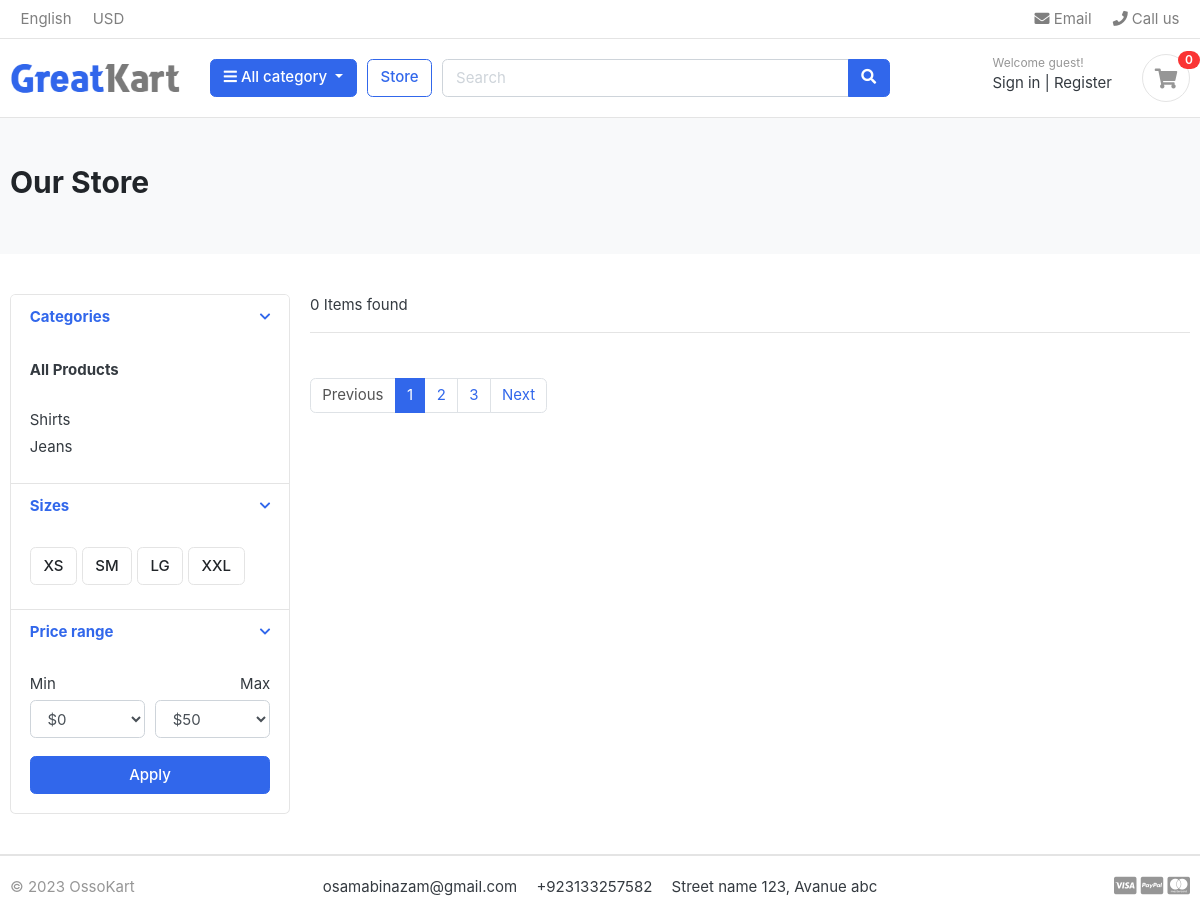
The app's page /store/, older data.
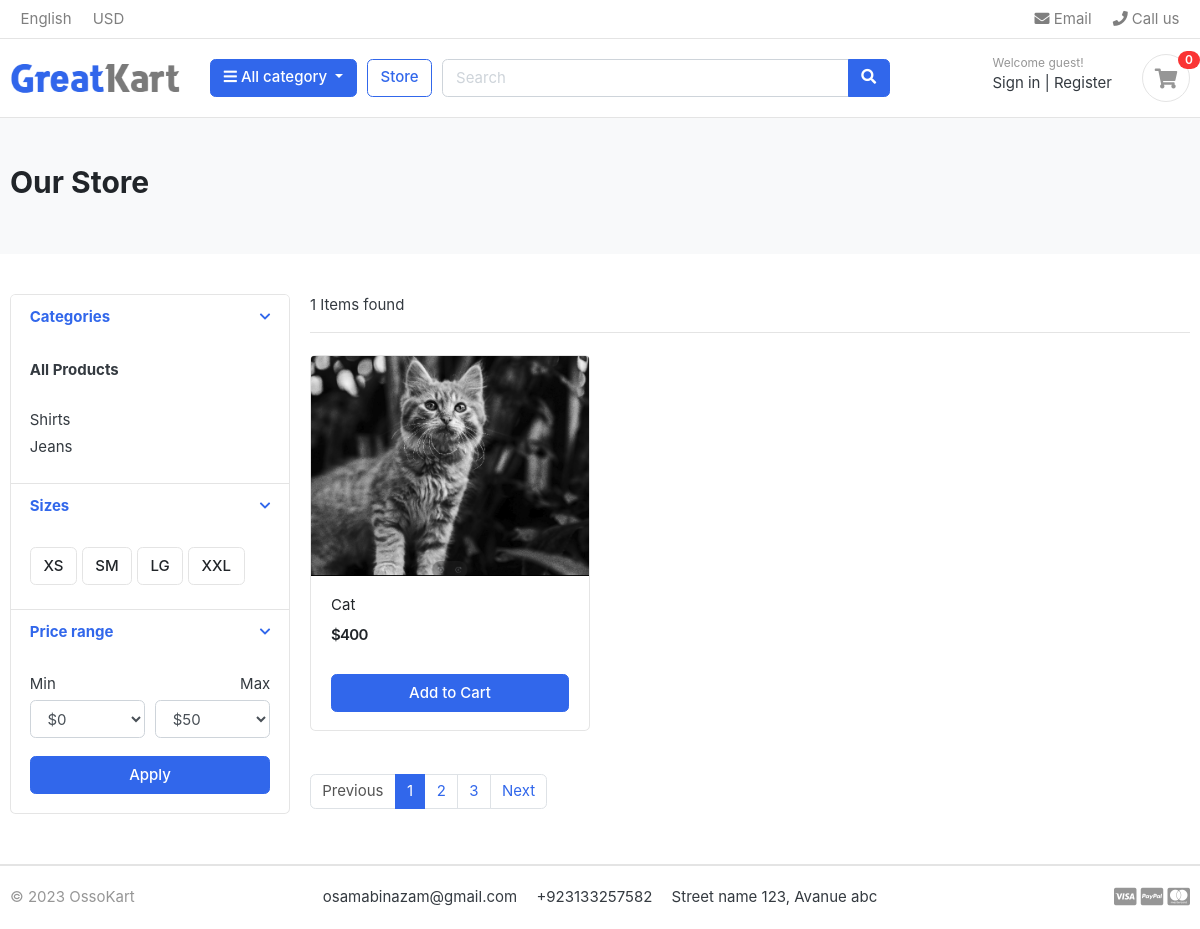
The same page, newer data.
### category/models.py (models this page shows, shortened)
class Category(models.Model):
    category_name = models.CharField(max_length=60, unique=True)
    slug = models.SlugField(max_length=100, unique=True)            # Store url of category
    description = models.TextField(max_length=255, blank=True)
    category_image = models.ImageField(upload_to='./photos/categories')
    def get_url (self):
        return reverse("products_by_category", args=[self.slug])
    class Meta:
        verbose_name = 'Category'
        verbose_name_plural = 'Categories'

### store/models.py (models this page shows, shortened)
class Product(models.Model):
    product_name = models.CharField(max_length=100,unique=True)
    slug = models.SlugField(max_length=200, unique=True)
    product_description = models.TextField(max_length=500, default="")
    price = models.IntegerField()
    image = models.ImageField(upload_to="./photos/products")
    stock = models.IntegerField()
    is_available = models.BooleanField(default=True);
    category = models.ForeignKey(Category, on_delete= models.CASCADE)
    create_date = models.DateTimeField(auto_now_add=True)
    modify_date = models.DateTimeField(auto_now = True)
    def get_url(self):
        return reverse('product-detail', args=[self.category.slug, self.slug])

### store/views.py (the view)
# urls.py: path('store/' ,include('store.urls')),
def store(request, category_slug=None):
    categories = None
    products = None
    if category_slug != None:
        categories = get_object_or_404(Category, slug=category_slug)
        products = Product.objects.filter(category=categories, is_available=True)
        product_counts = products.count()
    else:
        products = Product.objects.all().filter(is_available=True)
        product_counts = products.count()
    context = {
        'products':products,
        'product_counts':product_counts,
    }
    return render(request, 'store/store.html', context)

### category/context_processors.py (called while the page is built)
def menu_links(request):
    links = Category.objects.all()
    return dict(links=links)

### ossocart/templates/store/store.html (shortened to what this page needs)
{% extends 'ossocart/base.html' %}
{% load static %}
{% block content %}
<section class="section-pagetop bg">
<div class="container">
	<h2 class="title-page">Our Store</h2>
</div>
</section>
<section class="section-content padding-y">
<div class="container">
<div class="row">
	<aside class="col-md-3">
<div class="card">
	<article class="filter-group">
		<header class="card-header">
			<a href="#" data-toggle="collapse" data-target="#collapse_1" aria-expanded="true" class="">
				<i class="icon-control fa fa-chevron-down"></i>
				<h6 class="title">Categories</h6>
			</a>
		</header>
		<div class="filter-content collapse show" id="collapse_1" style="">
			<div class="card-body">
				<ul class="list-menu">
					<li class=""><a href="{% url 'store' %}"><strong>All Products</strong></a></li> <br>
				{% for category in links %}
					<li><a href="{{category.get_url}}">{{category.category_name|title}}  </a></li>
				{% endfor %}
				</ul>
			</div>
		</div>
	</article>
	<article class="filter-group">
		<header class="card-header">
			<a href="#" data-toggle="collapse" data-target="#collapse_4" aria-expanded="true" class="">
				<i class="icon-control fa fa-chevron-down"></i>
				<h6 class="title">Sizes </h6>
			</a>
		</header>
		<div class="filter-content collapse show" id="collapse_4" style="">
			<div class="card-body">
			  <label class="checkbox-btn">
			    <span class="btn btn-light"> XS </span>
			  </label>
			  <label class="checkbox-btn">
			    <span class="btn btn-light"> SM </span>
			  </label>
			  <label class="checkbox-btn">
			    <span class="btn btn-light"> LG </span>
			  </label>
			  <label class="checkbox-btn">
			    <span class="btn btn-light"> XXL </span>
			  </label>
		</div>
		</div>
	</article>
	<article class="filter-group">
		<header class="card-header">
			<a href="#" data-toggle="collapse" data-target="#collapse_3" aria-expanded="true" class="">
				<i class="icon-control fa fa-chevron-down"></i>
				<h6 class="title">Price range </h6>
			</a>
		</header>
		<div class="filter-content collapse show" id="collapse_3" style="">
			<div class="card-body">
				<div class="form-row">
				<div class="form-group col-md-6">
				  <label>Min</label>
				  	<select class="mr-2 form-control">
						<option value="0">$0</option>
					</select>
				</div>
				<div class="form-group text-right col-md-6">
				  <label>Max</label>
				  	<select class="mr-2 form-control">
						<option value="50">$50</option>
					</select>
				</div>
				</div>
				<button class="btn btn-block btn-primary">Apply</button>
			</div>
		</div>
	</article>
</div>
	</aside>
	<main class="col-md-9">
<header class="border-bottom mb-4 pb-3">
		<div class="form-inline">
			<span class="mr-md-auto">{{products|length}} Items found </span>
		</div>
</header>
<div class="row">
	{% for product in products %}
	<div class="col-md-4">
		<figure class="card card-product-grid">
			<div class="img-wrap">
				<img src="{{product.image.url}}">
			</div>
			<figcaption class="info-wrap">
				<div class="fix-height">
					<a href="{{product.get_url}}" class="title">{{product.product_name}}</a>
					<div class="price-wrap mt-2">
						<span class="price">${{product.price}}</span>
					</div>
				</div>
				<a href="#" class="btn btn-block btn-primary">Add to Cart</a>
			</figcaption>
		</figure>
	</div>
	{% endfor %}
</div>
<nav class="mt-4" aria-label="Page navigation sample">
  <ul class="pagination">
    <li class="page-item disabled"><a class="page-link" href="#">Previous</a></li>
    <li class="page-item active"><a class="page-link" href="#">1</a></li>
    <li class="page-item"><a class="page-link" href="#">2</a></li>
    <li class="page-item"><a class="page-link" href="#">3</a></li>
    <li class="page-item"><a class="page-link" href="#">Next</a></li>
  </ul>
</nav>
	</main>
</div>
</div>
</section>
{% endblock content %}

Row changes from the older to the newer data that the page shows:
added Product: image (picture), product_name "Cat", price "400"
Text that changed along with them:
{{ products|length }}: "0" → "1"
